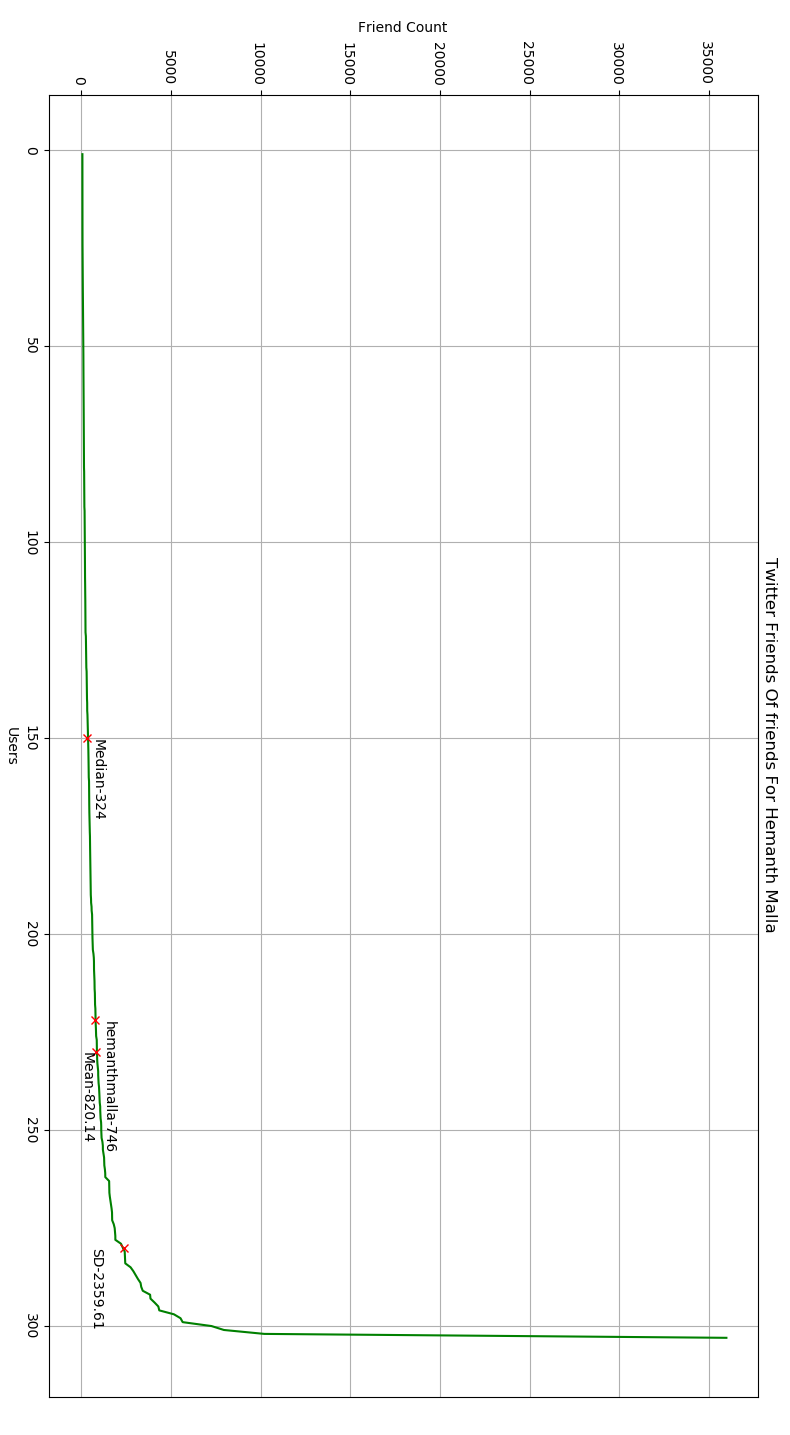

The Python source for this figure:
import matplotlib.pyplot as plt
import pandas as pd
import numpy as np
import math
data = pd.read_csv('friendsCount.csv', skiprows=1, sep=',',header=None)
y_axis = data[1].values.tolist()
# my friends count =980
myFriends = 746
mean  = round(np.mean(y_axis),2)
median = round(np.median(y_axis),2)
sd = round(np.std(y_axis),2)
y_axis.append(mean)
y_axis.append(median)
y_axis.append(sd)
# y_axis.append(myFriends)
y_axis.sort()


# print(myFriends)

x_axis = [i for i in range(1, len(y_axis)+1)]

plt.plot(x_axis, y_axis, color='g' ) 
plt.xlabel('Users')
plt.ylabel('Friend Count')
plt.plot(y_axis.index(mean),mean, marker='x', color='r')
plt.text(y_axis.index(mean),mean-10000,"Mean-"+str(mean))

plt.plot(y_axis.index(median),median, marker='x', color='r')
plt.text(y_axis.index(median),median+5000,"Median-"+str(int(median)))

plt.plot(y_axis.index(sd),sd, marker='x', color='r')
plt.text(y_axis.index(sd),sd-100,"SD-"+str(sd))

plt.plot(y_axis.index(myFriends),myFriends, marker='x', color='r')
plt.text(y_axis.index(myFriends),myFriends+5000,"hemanthmalla-746")

plt.title('Twitter Friends Of friends For Hemanth Malla')
# plt.xticks(x_axis)
plt.grid(True)
plt.show()
